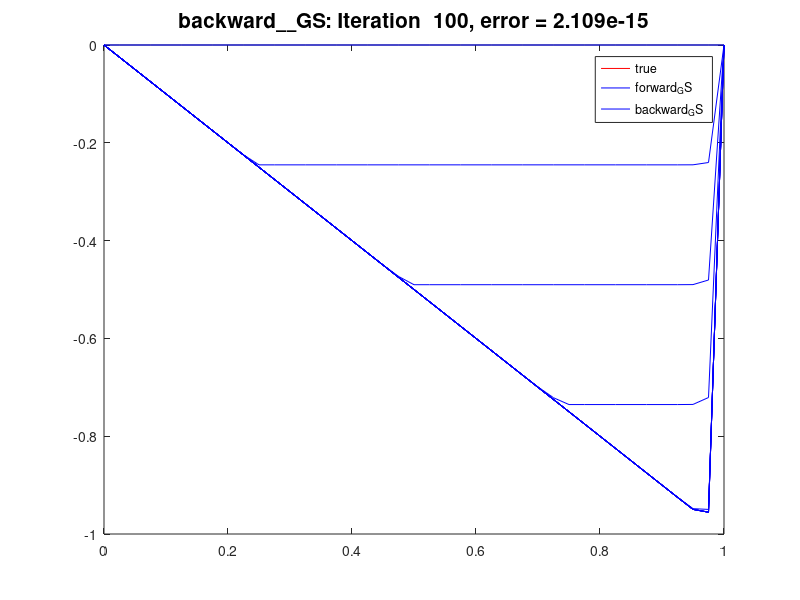
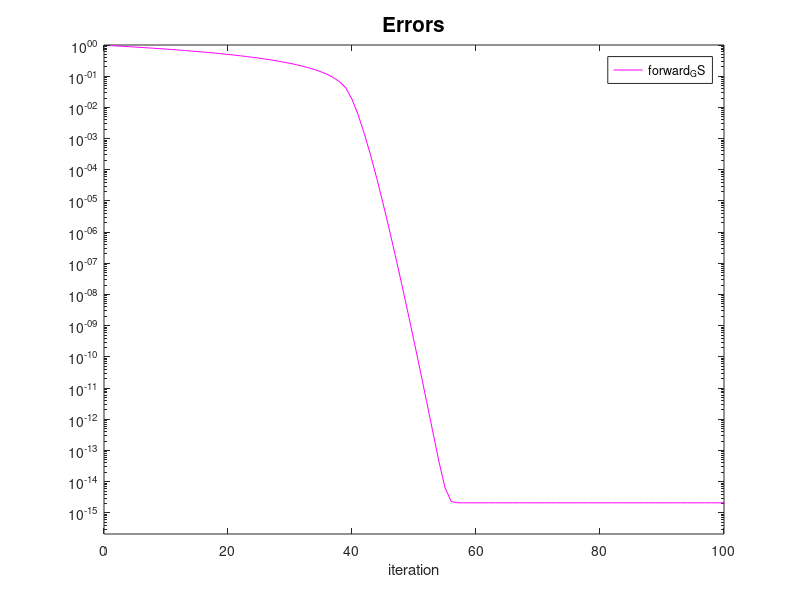

These figures' MATLAB source, in order:

% Solve 1d BVP obtained by discretizing u''(x) = f(x) 
% with Dirichlet boundary condtions  u(0) = alpha, u(1) = beta
% Discretized using centered difference.
%
% Compare matrix splitting methods:  Jacobi, Gauss-Seidel, and SOR
%
% From  http://www.amath.washington.edu/~rjl/fdmbook/  (2007)
clear all; close all;


% method = 'GS';  % 'Jacobi' or 'GS' or 'SOR'
method = 'backward__GS';  % backward GS

nplot = 10;          % iterate u is plotted every nplot iterations
maxiter = 100        % number of iterations to take

m = 39;
ax = 0;
bx = 1;
alpha = 0;
beta = 0;
eps= 0.0005;
% eps=0
f = @(x) ones(size(x));   % f(x) = 1
a=1;

h = (bx-ax) / (m+1);
x = linspace(ax, bx, m+2)';

% determine exact solution to linear system by setting up
% system Au = f and solving with backslash:
e = ones(m+2,1);

A = (eps/h^2 * spdiags([e -2*e e], [-1 0 1], m+2, m+2)) + (a/h*spdiags([e -1*e], [-1 0], m+2, m+2));

A(1,1:2) = [1 0];
A(m+2,m+1:m+2) = [0 1];
rhs = f(x);
rhs(1) = alpha;
rhs(m+2) = beta;
ustar = A\rhs;


% Decompose A = DA - LA - UA:
DA = diag(diag(A));   % diagonal part of A
LA = DA - tril(A);    % strictly lower triangular part of A (negated)
UA = DA - triu(A);    % strictly upper triangular part of A (negated)

% set up iteration matrix:
switch method
   case 'Jacobi'
      M = DA;
      N = LA + UA;
   case 'GS'
      M = DA - LA;
      N = UA;
   case 'backward__GS'
      M = DA - UA;
      N = LA;
   case 'SOR'
      % use optimal omega for this problem:
      omega = 2 / (1 + sin(pi*h));
      %omega = 1.99;
      M = 1/omega * (DA - omega*LA);
      N = 1/omega * ((1-omega)*DA + omega*UA);
   end


u = zeros(size(x));   % initial guess for iteration

figure(1)
%clf
plot(x,ustar,'r')
hold on
plot(x,u,'b')

error = nan(maxiter+1,1);
error(1) = max(abs(u-ustar));


% Iteration:
% ----------


for iter=1:maxiter

   u = M \ (N*u + rhs);
      
   error(iter+1) = max(abs(u-ustar));
   if mod(iter,nplot)==0
      % plot u every nplot iterations
      plot(x,u,'b')
      title(sprintf('%s: Iteration %4i, error = %9.3e',...
             method,iter,error(iter+1)),'FontSize',15)
        
      drawnow
      pause(.1)
      end
end
   
legend('true','forward_GS','backward_GS')

% plot errors vs. iteration:
figure(2)
% semilogy(error,'b')
semilogy(error,'m')

%axis([0 maxiter min(error)/10 1])

axis([0 100 min(error)/10 1])
title('Errors','FontSize',15)
xlabel('iteration')
hold on

% compute spectral radius of iteration matrix G:
G = M\N;
rhoG = max(abs(eig(full(G))));
disp(sprintf('Spectral radius of G for %s is %5f',method,rhoG))

legend('forward_GS','backward_GS')

